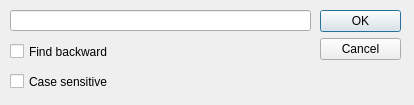
<?xml version="1.0" encoding="UTF-8"?>
<ui version="4.0">
 <class>FindDialog</class>
 <widget class="QDialog" name="FindDialog">
  <property name="geometry">
   <rect>
    <x>0</x>
    <y>0</y>
    <width>414</width>
    <height>105</height>
   </rect>
  </property>
  <property name="windowTitle">
   <string>Dialog</string>
  </property>
  <widget class="QDialogButtonBox" name="buttonBox">
   <property name="geometry">
    <rect>
     <x>320</x>
     <y>10</y>
     <width>81</width>
     <height>61</height>
    </rect>
   </property>
   <property name="orientation">
    <enum>Qt::Vertical</enum>
   </property>
   <property name="standardButtons">
    <set>QDialogButtonBox::Cancel|QDialogButtonBox::Ok</set>
   </property>
  </widget>
  <widget class="QLineEdit" name="findText">
   <property name="geometry">
    <rect>
     <x>10</x>
     <y>10</y>
     <width>301</width>
     <height>21</height>
    </rect>
   </property>
  </widget>
  <widget class="QCheckBox" name="findBackward">
   <property name="geometry">
    <rect>
     <x>10</x>
     <y>40</y>
     <width>291</width>
     <height>23</height>
    </rect>
   </property>
   <property name="text">
    <string>Find backward</string>
   </property>
  </widget>
  <widget class="QCheckBox" name="CaseSensitive">
   <property name="geometry">
    <rect>
     <x>10</x>
     <y>70</y>
     <width>301</width>
     <height>23</height>
    </rect>
   </property>
   <property name="text">
    <string>Case sensitive</string>
   </property>
  </widget>
 </widget>
 <resources/>
 <connections>
  <connection>
   <sender>buttonBox</sender>
   <signal>accepted()</signal>
   <receiver>FindDialog</receiver>
   <slot>accept()</slot>
   <hints>
    <hint type="sourcelabel">
     <x>248</x>
     <y>254</y>
    </hint>
    <hint type="destinationlabel">
     <x>157</x>
     <y>274</y>
    </hint>
   </hints>
  </connection>
  <connection>
   <sender>buttonBox</sender>
   <signal>rejected()</signal>
   <receiver>FindDialog</receiver>
   <slot>reject()</slot>
   <hints>
    <hint type="sourcelabel">
     <x>316</x>
     <y>260</y>
    </hint>
    <hint type="destinationlabel">
     <x>286</x>
     <y>274</y>
    </hint>
   </hints>
  </connection>
 </connections>
</ui>
